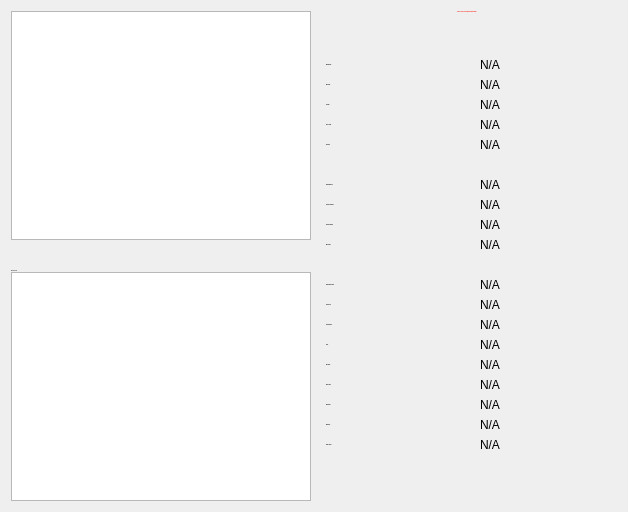
     <widget class="QWidget" name="tab_peers">
      <attribute name="title">
       <string>&amp;Peers</string>
      </attribute>
      <layout class="QGridLayout" name="gridLayout_2">
       <item row="0" column="0" rowspan="2">
        <layout class="QVBoxLayout" name="verticalLayout_101">
         <property name="spacing">
          <number>0</number>
         </property>
         <item>
          <widget class="QTableView" name="peerWidget">
           <property name="styleSheet">
            <string notr="true"/>
           </property>
           <property name="horizontalScrollBarPolicy">
            <enum>Qt::ScrollBarAsNeeded</enum>
           </property>
           <property name="tabKeyNavigation">
            <bool>false</bool>
           </property>
           <property name="sortingEnabled">
            <bool>true</bool>
           </property>
           <attribute name="horizontalHeaderHighlightSections">
            <bool>false</bool>
           </attribute>
          </widget>
         </item>
         <item>
          <widget class="QLabel" name="banHeading">
           <property name="sizePolicy">
            <sizepolicy hsizetype="Preferred" vsizetype="Minimum">
             <horstretch>0</horstretch>
             <verstretch>0</verstretch>
            </sizepolicy>
           </property>
           <property name="minimumSize">
            <size>
             <width>300</width>
             <height>32</height>
            </size>
           </property>
           <property name="maximumSize">
            <size>
             <width>16777215</width>
             <height>32</height>
            </size>
           </property>
           <property name="font">
            <font>
             <pointsize>-1</pointsize>
            </font>
           </property>
           <property name="cursor">
            <cursorShape>IBeamCursor</cursorShape>
           </property>
           <property name="text">
            <string>Banned peers</string>
           </property>
           <property name="alignment">
            <set>Qt::AlignBottom|Qt::AlignLeading|Qt::AlignLeft</set>
           </property>
           <property name="wordWrap">
            <bool>true</bool>
           </property>
           <property name="textInteractionFlags">
            <set>Qt::NoTextInteraction</set>
           </property>
          </widget>
         </item>
         <item>
          <widget class="QTableView" name="banlistWidget">
           <property name="sizePolicy">
            <sizepolicy hsizetype="Expanding" vsizetype="Expanding">
             <horstretch>0</horstretch>
             <verstretch>0</verstretch>
            </sizepolicy>
           </property>
           <property name="styleSheet">
            <string notr="true"/>
           </property>
           <property name="horizontalScrollBarPolicy">
            <enum>Qt::ScrollBarAsNeeded</enum>
           </property>
           <property name="tabKeyNavigation">
            <bool>false</bool>
           </property>
           <property name="sortingEnabled">
            <bool>true</bool>
           </property>
           <attribute name="horizontalHeaderHighlightSections">
            <bool>false</bool>
           </attribute>
          </widget>
         </item>
        </layout>
       </item>
       <item row="0" column="1">
        <widget class="QLabel" name="peerHeading">
         <property name="sizePolicy">
          <sizepolicy hsizetype="Preferred" vsizetype="Minimum">
           <horstretch>0</horstretch>
           <verstretch>0</verstretch>
          </sizepolicy>
         </property>
         <property name="minimumSize">
          <size>
           <width>300</width>
           <height>32</height>
          </size>
         </property>
         <property name="font">
          <font>
           <pointsize>-1</pointsize>
           <weight>75</weight>
           <bold>true</bold>
          </font>
         </property>
         <property name="cursor">
          <cursorShape>IBeamCursor</cursorShape>
         </property>
         <property name="styleSheet">
          <string notr="true">QLabel {color: #ff0c00;font-weight:bold;}</string>
         </property>
         <property name="text">
          <string>Select a peer to view detailed information.</string>
         </property>
         <property name="alignment">
          <set>Qt::AlignHCenter|Qt::AlignTop</set>
         </property>
         <property name="wordWrap">
          <bool>true</bool>
         </property>
         <property name="textInteractionFlags">
          <set>Qt::LinksAccessibleByMouse|Qt::TextSelectableByKeyboard|Qt::TextSelectableByMouse</set>
         </property>
        </widget>
       </item>
       <item row="1" column="1">
        <widget class="QWidget" name="detailWidget" native="true">
         <property name="minimumSize">
          <size>
           <width>300</width>
           <height>0</height>
          </size>
         </property>
         <layout class="QGridLayout" name="gridLayout_3">
          <item row="5" column="0">
           <spacer name="verticalSpacer_8">
            <property name="orientation">
             <enum>Qt::Vertical</enum>
            </property>
            <property name="sizeType">
             <enum>QSizePolicy::Fixed</enum>
            </property>
            <property name="sizeHint" stdset="0">
             <size>
              <width>20</width>
              <height>20</height>
             </size>
            </property>
           </spacer>
          </item>
          <item row="0" column="0">
           <widget class="QLabel" name="label_30">
            <property name="font">
             <font>
              <pointsize>-1</pointsize>
             </font>
            </property>
            <property name="text">
             <string>&lt;b&gt;Whitelisted&lt;/b&gt;</string>
            </property>
           </widget>
          </item>
          <item row="0" column="2">
           <widget class="QLabel" name="peerWhitelisted">
            <property name="cursor">
             <cursorShape>IBeamCursor</cursorShape>
            </property>
            <property name="text">
             <string>N/A</string>
            </property>
            <property name="textFormat">
             <enum>Qt::PlainText</enum>
            </property>
            <property name="textInteractionFlags">
             <set>Qt::LinksAccessibleByMouse|Qt::TextSelectableByKeyboard|Qt::TextSelectableByMouse</set>
            </property>
           </widget>
          </item>
          <item row="1" column="0">
           <widget class="QLabel" name="label_23">
            <property name="font">
             <font>
              <pointsize>-1</pointsize>
             </font>
            </property>
            <property name="text">
             <string>&lt;b&gt;Direction&lt;/b&gt;</string>
            </property>
           </widget>
          </item>
          <item row="1" column="2">
           <widget class="QLabel" name="peerDirection">
            <property name="cursor">
             <cursorShape>IBeamCursor</cursorShape>
            </property>
            <property name="text">
             <string>N/A</string>
            </property>
            <property name="textFormat">
             <enum>Qt::PlainText</enum>
            </property>
            <property name="textInteractionFlags">
             <set>Qt::LinksAccessibleByMouse|Qt::TextSelectableByKeyboard|Qt::TextSelectableByMouse</set>
            </property>
           </widget>
          </item>
          <item row="2" column="0">
           <widget class="QLabel" name="label_21">
            <property name="font">
             <font>
              <pointsize>-1</pointsize>
             </font>
            </property>
            <property name="text">
             <string>&lt;b&gt;Version&lt;/b&gt;</string>
            </property>
           </widget>
          </item>
          <item row="2" column="2">
           <widget class="QLabel" name="peerVersion">
            <property name="cursor">
             <cursorShape>IBeamCursor</cursorShape>
            </property>
            <property name="text">
             <string>N/A</string>
            </property>
            <property name="textFormat">
             <enum>Qt::PlainText</enum>
            </property>
            <property name="textInteractionFlags">
             <set>Qt::LinksAccessibleByMouse|Qt::TextSelectableByKeyboard|Qt::TextSelectableByMouse</set>
            </property>
           </widget>
          </item>
          <item row="3" column="0">
           <widget class="QLabel" name="label_28">
            <property name="font">
             <font>
              <pointsize>-1</pointsize>
             </font>
            </property>
            <property name="text">
             <string>&lt;b&gt;User Agent&lt;/b&gt;</string>
            </property>
           </widget>
          </item>
          <item row="3" column="2">
           <widget class="QLabel" name="peerSubversion">
            <property name="cursor">
             <cursorShape>IBeamCursor</cursorShape>
            </property>
            <property name="text">
             <string>N/A</string>
            </property>
            <property name="textFormat">
             <enum>Qt::PlainText</enum>
            </property>
            <property name="textInteractionFlags">
             <set>Qt::LinksAccessibleByMouse|Qt::TextSelectableByKeyboard|Qt::TextSelectableByMouse</set>
            </property>
           </widget>
          </item>
          <item row="4" column="0">
           <widget class="QLabel" name="label_4">
            <property name="font">
             <font>
              <pointsize>-1</pointsize>
             </font>
            </property>
            <property name="text">
             <string>&lt;b&gt;Services&lt;/b&gt;</string>
            </property>
           </widget>
          </item>
          <item row="4" column="2">
           <widget class="QLabel" name="peerServices">
            <property name="cursor">
             <cursorShape>IBeamCursor</cursorShape>
            </property>
            <property name="text">
             <string>N/A</string>
            </property>
            <property name="textFormat">
             <enum>Qt::PlainText</enum>
            </property>
            <property name="textInteractionFlags">
             <set>Qt::LinksAccessibleByMouse|Qt::TextSelectableByKeyboard|Qt::TextSelectableByMouse</set>
            </property>
           </widget>
          </item>
          <item row="6" column="0">
           <widget class="QLabel" name="label_29">
            <property name="font">
             <font>
              <pointsize>-1</pointsize>
             </font>
            </property>
            <property name="text">
             <string>&lt;b&gt;Starting Block&lt;/b&gt;</string>
            </property>
           </widget>
          </item>
          <item row="6" column="2">
           <widget class="QLabel" name="peerHeight">
            <property name="cursor">
             <cursorShape>IBeamCursor</cursorShape>
            </property>
            <property name="text">
             <string>N/A</string>
            </property>
            <property name="textFormat">
             <enum>Qt::PlainText</enum>
            </property>
            <property name="textInteractionFlags">
             <set>Qt::LinksAccessibleByMouse|Qt::TextSelectableByKeyboard|Qt::TextSelectableByMouse</set>
            </property>
           </widget>
          </item>
          <item row="7" column="0">
           <widget class="QLabel" name="label_27">
            <property name="font">
             <font>
              <pointsize>-1</pointsize>
             </font>
            </property>
            <property name="text">
             <string>&lt;b&gt;Synced Headers&lt;/b&gt;</string>
            </property>
           </widget>
          </item>
          <item row="7" column="2">
           <widget class="QLabel" name="peerSyncHeight">
            <property name="cursor">
             <cursorShape>IBeamCursor</cursorShape>
            </property>
            <property name="text">
             <string>N/A</string>
            </property>
            <property name="textFormat">
             <enum>Qt::PlainText</enum>
            </property>
            <property name="textInteractionFlags">
             <set>Qt::LinksAccessibleByMouse|Qt::TextSelectableByKeyboard|Qt::TextSelectableByMouse</set>
            </property>
           </widget>
          </item>
          <item row="8" column="0">
           <widget class="QLabel" name="label_25">
            <property name="font">
             <font>
              <pointsize>-1</pointsize>
             </font>
            </property>
            <property name="text">
             <string>&lt;b&gt;Synced Blocks&lt;/b&gt;</string>
            </property>
           </widget>
          </item>
          <item row="8" column="2">
           <widget class="QLabel" name="peerCommonHeight">
            <property name="cursor">
             <cursorShape>IBeamCursor</cursorShape>
            </property>
            <property name="text">
             <string>N/A</string>
            </property>
            <property name="textFormat">
             <enum>Qt::PlainText</enum>
            </property>
            <property name="textInteractionFlags">
             <set>Qt::LinksAccessibleByMouse|Qt::TextSelectableByKeyboard|Qt::TextSelectableByMouse</set>
            </property>
           </widget>
          </item>
          <item row="9" column="0">
           <widget class="QLabel" name="label_24">
            <property name="font">
             <font>
              <pointsize>-1</pointsize>
             </font>
            </property>
            <property name="text">
             <string>&lt;b&gt;Ban Score&lt;/b&gt;</string>
            </property>
           </widget>
          </item>
          <item row="9" column="2">
           <widget class="QLabel" name="peerBanScore">
            <property name="cursor">
             <cursorShape>IBeamCursor</cursorShape>
            </property>
            <property name="text">
             <string>N/A</string>
            </property>
            <property name="textFormat">
             <enum>Qt::PlainText</enum>
            </property>
            <property name="textInteractionFlags">
             <set>Qt::LinksAccessibleByMouse|Qt::TextSelectableByKeyboard|Qt::TextSelectableByMouse</set>
            </property>
           </widget>
          </item>
          <item row="11" column="0">
           <widget class="QLabel" name="label_22">
            <property name="font">
             <font>
              <pointsize>-1</pointsize>
             </font>
            </property>
            <property name="text">
             <string>&lt;b&gt;Connection Time&lt;/b&gt;</string>
            </property>
           </widget>
          </item>
          <item row="11" column="2">
           <widget class="QLabel" name="peerConnTime">
            <property name="cursor">
             <cursorShape>IBeamCursor</cursorShape>
            </property>
            <property name="text">
             <string>N/A</string>
            </property>
            <property name="textFormat">
             <enum>Qt::PlainText</enum>
            </property>
            <property name="textInteractionFlags">
             <set>Qt::LinksAccessibleByMouse|Qt::TextSelectableByKeyboard|Qt::TextSelectableByMouse</set>
            </property>
           </widget>
          </item>
          <item row="12" column="0">
           <widget class="QLabel" name="label_15">
            <property name="font">
             <font>
              <pointsize>-1</pointsize>
             </font>
            </property>
            <property name="text">
             <string>&lt;b&gt;Last Send&lt;/b&gt;</string>
            </property>
           </widget>
          </item>
          <item row="12" column="2">
           <widget class="QLabel" name="peerLastSend">
            <property name="cursor">
             <cursorShape>IBeamCursor</cursorShape>
            </property>
            <property name="text">
             <string>N/A</string>
            </property>
            <property name="textFormat">
             <enum>Qt::PlainText</enum>
            </property>
            <property name="textInteractionFlags">
             <set>Qt::LinksAccessibleByMouse|Qt::TextSelectableByKeyboard|Qt::TextSelectableByMouse</set>
            </property>
           </widget>
          </item>
          <item row="13" column="0">
           <widget class="QLabel" name="label_19">
            <property name="font">
             <font>
              <pointsize>-1</pointsize>
             </font>
            </property>
            <property name="text">
             <string>&lt;b&gt;Last Receive&lt;/b&gt;</string>
            </property>
           </widget>
          </item>
          <item row="13" column="2">
           <widget class="QLabel" name="peerLastRecv">
            <property name="cursor">
             <cursorShape>IBeamCursor</cursorShape>
            </property>
            <property name="text">
             <string>N/A</string>
            </property>
            <property name="textFormat">
             <enum>Qt::PlainText</enum>
            </property>
            <property name="textInteractionFlags">
             <set>Qt::LinksAccessibleByMouse|Qt::TextSelectableByKeyboard|Qt::TextSelectableByMouse</set>
            </property>
           </widget>
          </item>
          <item row="14" column="0">
           <widget class="QLabel" name="label_18">
            <property name="font">
             <font>
              <pointsize>-1</pointsize>
             </font>
            </property>
            <property name="text">
             <string>&lt;b&gt;Sent&lt;/b&gt;</string>
            </property>
           </widget>
          </item>
          <item row="14" column="2">
           <widget class="QLabel" name="peerBytesSent">
            <property name="cursor">
             <cursorShape>IBeamCursor</cursorShape>
            </property>
            <property name="text">
             <string>N/A</string>
            </property>
            <property name="textFormat">
             <enum>Qt::PlainText</enum>
            </property>
            <property name="textInteractionFlags">
             <set>Qt::LinksAccessibleByMouse|Qt::TextSelectableByKeyboard|Qt::TextSelectableByMouse</set>
            </property>
           </widget>
          </item>
          <item row="15" column="0">
           <widget class="QLabel" name="label_20">
            <property name="font">
             <font>
              <pointsize>-1</pointsize>
             </font>
            </property>
            <property name="text">
             <string>&lt;b&gt;Received&lt;b&gt;</string>
            </property>
           </widget>
          </item>
          <item row="15" column="2">
           <widget class="QLabel" name="peerBytesRecv">
            <property name="cursor">
             <cursorShape>IBeamCursor</cursorShape>
            </property>
            <property name="text">
             <string>N/A</string>
            </property>
            <property name="textFormat">
             <enum>Qt::PlainText</enum>
            </property>
            <property name="textInteractionFlags">
             <set>Qt::LinksAccessibleByMouse|Qt::TextSelectableByKeyboard|Qt::TextSelectableByMouse</set>
            </property>
           </widget>
          </item>
          <item row="16" column="0">
           <widget class="QLabel" name="label_26">
            <property name="font">
             <font>
              <pointsize>-1</pointsize>
             </font>
            </property>
            <property name="text">
             <string>&lt;b&gt;Ping Time&lt;/b&gt;</string>
            </property>
           </widget>
          </item>
          <item row="16" column="2">
           <widget class="QLabel" name="peerPingTime">
            <property name="cursor">
             <cursorShape>IBeamCursor</cursorShape>
            </property>
            <property name="text">
             <string>N/A</string>
            </property>
            <property name="textFormat">
             <enum>Qt::PlainText</enum>
            </property>
            <property name="textInteractionFlags">
             <set>Qt::LinksAccessibleByMouse|Qt::TextSelectableByKeyboard|Qt::TextSelectableByMouse</set>
            </property>
           </widget>
          </item>
          <item row="17" column="0">
           <widget class="QLabel" name="peerPingWaitLabel">
            <property name="font">
             <font>
              <pointsize>-1</pointsize>
             </font>
            </property>
            <property name="toolTip">
             <string>The duration of a currently outstanding ping.</string>
            </property>
            <property name="text">
             <string>&lt;b&gt;Ping Wait&lt;/b&gt;</string>
            </property>
           </widget>
          </item>
          <item row="17" column="2">
           <widget class="QLabel" name="peerPingWait">
            <property name="cursor">
             <cursorShape>IBeamCursor</cursorShape>
            </property>
            <property name="text">
             <string>N/A</string>
            </property>
            <property name="textFormat">
             <enum>Qt::PlainText</enum>
            </property>
            <property name="textInteractionFlags">
             <set>Qt::LinksAccessibleByMouse|Qt::TextSelectableByKeyboard|Qt::TextSelectableByMouse</set>
            </property>
           </widget>
          </item>
          <item row="18" column="0">
           <widget class="QLabel" name="peerMinPingLabel">
            <property name="font">
             <font>
              <pointsize>-1</pointsize>
             </font>
            </property>
            <property name="text">
             <string>&lt;b&gt;Min Ping&lt;/b&gt;</string>
            </property>
           </widget>
          </item>
          <item row="18" column="2">
           <widget class="QLabel" name="peerMinPing">
            <property name="cursor">
             <cursorShape>IBeamCursor</cursorShape>
            </property>
            <property name="text">
             <string>N/A</string>
            </property>
            <property name="textFormat">
             <enum>Qt::PlainText</enum>
            </property>
            <property name="textInteractionFlags">
             <set>Qt::LinksAccessibleByMouse|Qt::TextSelectableByKeyboard|Qt::TextSelectableByMouse</set>
            </property>
           </widget>
          </item>
          <item row="20" column="1">
           <spacer name="verticalSpacer_3">
            <property name="orientation">
             <enum>Qt::Vertical</enum>
            </property>
            <property name="sizeHint" stdset="0">
             <size>
              <width>20</width>
              <height>40</height>
             </size>
            </property>
           </spacer>
          </item>
          <item row="19" column="0">
           <widget class="QLabel" name="label_timeoffset">
            <property name="font">
             <font>
              <pointsize>-1</pointsize>
             </font>
            </property>
            <property name="text">
             <string>&lt;b&gt;Time Offset&lt;/b&gt;</string>
            </property>
           </widget>
          </item>
          <item row="19" column="2">
           <widget class="QLabel" name="timeoffset">
            <property name="cursor">
             <cursorShape>IBeamCursor</cursorShape>
            </property>
            <property name="text">
             <string>N/A</string>
            </property>
            <property name="textFormat">
             <enum>Qt::PlainText</enum>
            </property>
            <property name="textInteractionFlags">
             <set>Qt::LinksAccessibleByMouse|Qt::TextSelectableByKeyboard|Qt::TextSelectableByMouse</set>
            </property>
           </widget>
          </item>
          <item row="10" column="0">
           <spacer name="verticalSpacer_9">
            <property name="orientation">
             <enum>Qt::Vertical</enum>
            </property>
            <property name="sizeType">
             <enum>QSizePolicy::Fixed</enum>
            </property>
            <property name="sizeHint" stdset="0">
             <size>
              <width>20</width>
              <height>20</height>
             </size>
            </property>
           </spacer>
          </item>
         </layout>
        </widget>
       </item>
      </layout>
     </widget>
